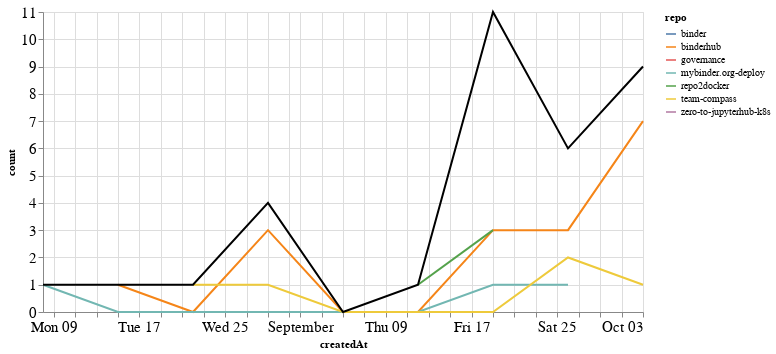

Here is the notebook cell this chart was saved with:
### Markdown cell above
### Comments

### Code cell
comments_time = comments.groupby('repo').resample('W', on='createdAt').count()['author'].reset_index()
comments_time = comments_time.rename(columns={'author': 'count'})
comments_time_total = comments_time.groupby('createdAt').agg({"count": "sum"}).reset_index()
ch1 = alt.Chart(comments_time, width=600).mark_line().encode(
    x='createdAt',
    y='count',
    color='repo',
    tooltip="repo"
)

ch2 = alt.Chart(comments_time_total, width=600).mark_line(color="black").encode(
    x='createdAt',
    y='count',
)

ch1 + ch2

### Figure 1 — Vega-Lite specification as saved in the notebook (floating-point values rounded to 4 significant figures)
{"config": {"axisLeft": {"labelFontSize": 15}, "axisBottom": {"labelFontSize": 15}}, "layer": [{"data": {"name": "data-110d2fd17fc32ffb694ff55121beee18"}, "mark": "line", "encoding": {"color": {"type": "nominal", "field": "repo"}, "tooltip": {"type": "nominal", "field": "repo"}, "x": {"type": "temporal", "field": "createdAt"}, "y": {"type": "quantitative", "field": "count"}}, "width": 600}, {"data": {"name": "data-4ace111d5bd6e3b119fab8dd718aa6ed"}, "mark": {"type": "line", "color": "black"}, "encoding": {"x": {"type": "temporal", "field": "createdAt"}, "y": {"type": "quantitative", "field": "count"}}, "width": 600}], "$schema": "https://vega.github.io/schema/vega-lite/v4.8.1.json", "datasets": {"data-110d2fd17fc32ffb694ff55121beee18": [{"repo": "binder", "createdAt": "2021-09-19T00:00:00", "count": 3}, {"repo": "binderhub", "createdAt": "2021-08-15T00:00:00", "count": 1}, {"repo": "binderhub", "createdAt": "2021-08-22T00:00:00", "count": 0}, {"repo": "binderhub", "createdAt": "2021-08-29T00:00:00", "count": 3}, {"repo": "binderhub", "createdAt": "2021-09-05T00:00:00", "count": 0}, {"repo": "binderhub", "createdAt": "2021-09-12T00:00:00", "count": 0}, {"repo": "binderhub", "createdAt": "2021-09-19T00:00:00", "count": 3}, {"repo": "binderhub", "createdAt": "2021-09-26T00:00:00", "count": 3}, {"repo": "binderhub", "createdAt": "2021-10-03T00:00:00", "count": 7}, {"repo": "governance", "createdAt": "2021-09-19T00:00:00", "count": 1}, {"repo": "mybinder.org-deploy", "createdAt": "2021-08-08T00:00:00", "count": 1}, {"repo": "mybinder.org-deploy", "createdAt": "2021-08-15T00:00:00", "count": 0}, {"repo": "mybinder.org-deploy", "createdAt": "2021-08-22T00:00:00", "count": 0}, {"repo": "mybinder.org-deploy", "createdAt": "2021-08-29T00:00:00", "count": 0}, {"repo": "mybinder.org-deploy", "createdAt": "2021-09-05T00:00:00", "count": 0}, {"repo": "mybinder.org-deploy", "createdAt": "2021-09-12T00:00:00", "count": 0}, {"repo": "mybinder.org-deploy", "createdAt": "2021-09-19T00:00:00", "count": 1}, {"repo": "mybinder.org-deploy", "createdAt": "2021-09-26T00:00:00", "count": 1}, {"repo": "repo2docker", "createdAt": "2021-09-12T00:00:00", "count": 1}, {"repo": "repo2docker", "createdAt": "2021-09-19T00:00:00", "count": 3}, {"repo": "team-compass", "createdAt": "2021-08-22T00:00:00", "count": 1}, {"repo": "team-compass", "createdAt": "2021-08-29T00:00:00", "count": 1}, {"repo": "team-compass", "createdAt": "2021-09-05T00:00:00", "count": 0}, {"repo": "team-compass", "createdAt": "2021-09-12T00:00:00", "count": 0}, {"repo": "team-compass", "createdAt": "2021-09-19T00:00:00", "count": 0}, {"repo": "team-compass", "createdAt": "2021-09-26T00:00:00", "count": 2}, {"repo": "team-compass", "createdAt": "2021-10-03T00:00:00", "count": 1}, {"repo": "zero-to-jupyterhub-k8s", "createdAt": "2021-10-03T00:00:00", "count": 1}], "data-4ace111d5bd6e3b119fab8dd718aa6ed": [{"createdAt": "2021-08-08T00:00:00", "count": 1}, {"createdAt": "2021-08-15T00:00:00", "count": 1}, {"createdAt": "2021-08-22T00:00:00", "count": 1}, {"createdAt": "2021-08-29T00:00:00", "count": 4}, {"createdAt": "2021-09-05T00:00:00", "count": 0}, {"createdAt": "2021-09-12T00:00:00", "count": 1}, {"createdAt": "2021-09-19T00:00:00", "count": 11}, {"createdAt": "2021-09-26T00:00:00", "count": 6}, {"createdAt": "2021-10-03T00:00:00", "count": 9}]}}
